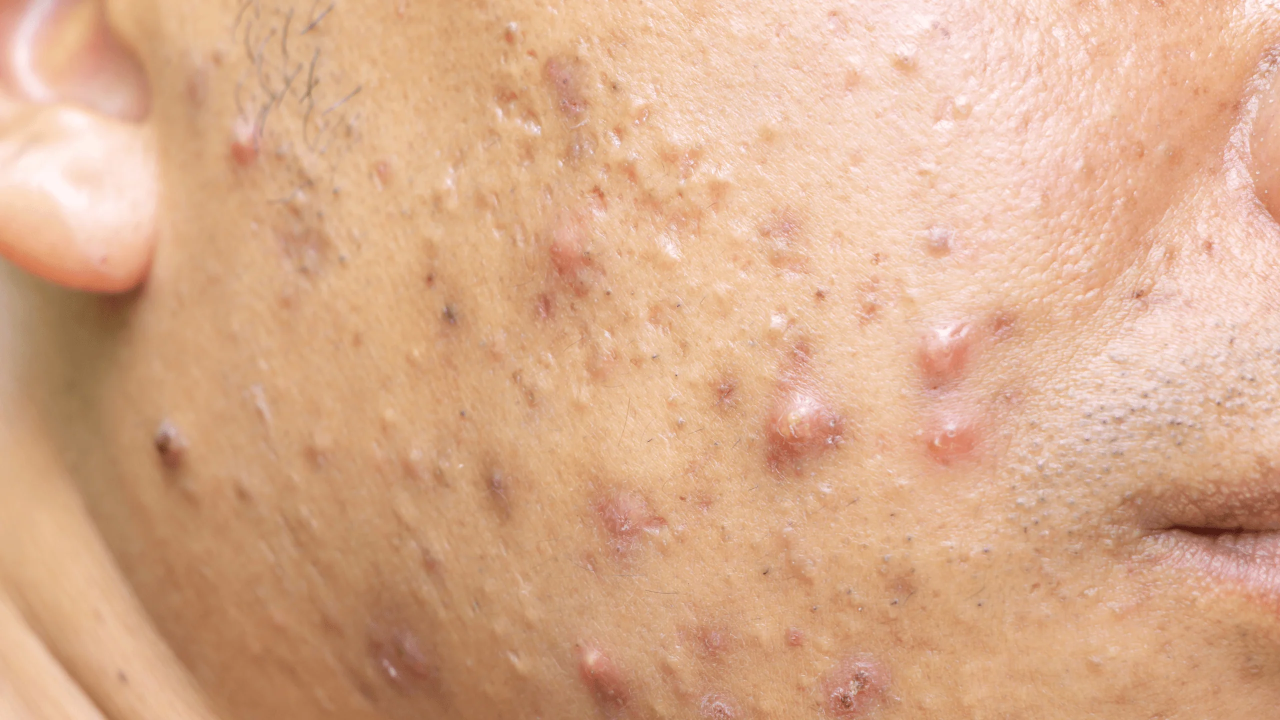
#> input picture dataset/test/acne/1.webp, 2560 x 1440 px (shown at 1/2 size); its folder holds only this picture in this run
$ python -i sklearn_features.py   (imports and definitions only)
#> lines starting #> are read from the running program, lines starting #| are printed output that depends on the picture; after the words box and inside, x2 and y2 are one past the last pixel; in counts of white or black regions, pixels touching at a corner belong together
#> further down, picture is the input picture: PIL image 2560x1440 RGB; mean R, G, B 217.1, 171.6, 139.6
from __future__ import annotations

from pathlib import Path

import numpy as np
from PIL import Image, ImageOps


IMAGE_EXTENSIONS = {".jpg", ".jpeg", ".png", ".webp", ".avif"}


def normalize_label(label: str) -> str:
    cleaned = label.lower().strip()
    if cleaned == "rash":
        return "rashes"
    return cleaned


def iter_images(split_dir: Path):
    for class_dir in sorted(path for path in split_dir.iterdir() if path.is_dir()):
        label = normalize_label(class_dir.name)
        for image_path in sorted(class_dir.iterdir()):
            if image_path.is_file() and image_path.suffix.lower() in IMAGE_EXTENSIONS:
                yield label, image_path


def _hist(values: np.ndarray, bins: int, value_range=(0.0, 1.0)) -> np.ndarray:
    hist, _ = np.histogram(values, bins=bins, range=value_range)
    hist = hist.astype(np.float32)
    total = hist.sum()
    return hist / total if total else hist


def _lbp_hist(gray: np.ndarray) -> np.ndarray:
    center = gray[1:-1, 1:-1]
    code = np.zeros_like(center, dtype=np.uint8)
    offsets = [
        (-1, -1),
        (-1, 0),
        (-1, 1),
        (0, 1),
        (1, 1),
        (1, 0),
        (1, -1),
        (0, -1),
    ]
    for bit, (dy, dx) in enumerate(offsets):
        neighbor = gray[1 + dy : gray.shape[0] - 1 + dy, 1 + dx : gray.shape[1] - 1 + dx]
        code |= ((neighbor >= center).astype(np.uint8) << bit)
    return _hist(code, bins=32, value_range=(0, 256))


def _edge_stats(gray: np.ndarray) -> np.ndarray:
    gy, gx = np.gradient(gray)
    magnitude = np.sqrt((gx * gx) + (gy * gy))
    angle = (np.arctan2(gy, gx) + np.pi) / (2 * np.pi)
    return np.concatenate(
        [
            np.array(
                [
                    float(magnitude.mean()),
                    float(magnitude.std()),
                    float(np.percentile(magnitude, 75)),
                    float(np.percentile(magnitude, 90)),
                ],
                dtype=np.float32,
            ),
            _hist(angle, bins=18),
        ]
    )


def _region_stats(rgb: np.ndarray, hsv: np.ndarray) -> np.ndarray:
    h, w, _ = rgb.shape
    regions = [
        (slice(0, h // 2), slice(0, w // 2)),
        (slice(0, h // 2), slice(w // 2, w)),
        (slice(h // 2, h), slice(0, w // 2)),
        (slice(h // 2, h), slice(w // 2, w)),
        (slice(h // 4, 3 * h // 4), slice(w // 4, 3 * w // 4)),
    ]
    features = []
    for ys, xs in regions:
        rgb_patch = rgb[ys, xs, :]
        hsv_patch = hsv[ys, xs, :]
        features.extend(rgb_patch.mean(axis=(0, 1)))
        features.extend(rgb_patch.std(axis=(0, 1)))
        features.extend(hsv_patch.mean(axis=(0, 1)))
        features.extend(hsv_patch.std(axis=(0, 1)))
    return np.asarray(features, dtype=np.float32)


def _channel_moments(values: np.ndarray) -> np.ndarray:
    flattened = values.reshape(-1, values.shape[-1])
    means = flattened.mean(axis=0)
    stds = flattened.std(axis=0)
    centered = flattened - means
    skew = np.mean(centered * centered * centered, axis=0) / np.maximum(stds**3, 1e-6)
    percentiles = np.percentile(flattened, [5, 25, 50, 75, 95], axis=0).reshape(-1)
    return np.concatenate([means, stds, skew, percentiles]).astype(np.float32)


def _skin_signal_stats(rgb: np.ndarray, hsv: np.ndarray) -> np.ndarray:
    red = rgb[:, :, 0]
    green = rgb[:, :, 1]
    blue = rgb[:, :, 2]
    hue = hsv[:, :, 0]
    saturation = hsv[:, :, 1]
    value = hsv[:, :, 2]
    redness = np.clip(red - ((green + blue) / 2.0), 0.0, 1.0)
    dark_area = (value < 0.35).astype(np.float32)
    saturated_area = (saturation > 0.45).astype(np.float32)

    return np.asarray(
        [
            float(redness.mean()),
            float(redness.std()),
            float(np.percentile(redness, 90)),
            float(saturation.mean()),
            float(np.percentile(saturation, 75)),
            float(np.percentile(saturation, 90)),
            float(dark_area.mean()),
            float(saturated_area.mean()),
            float(((hue > 0.92) | (hue < 0.08)).mean()),
        ],
        dtype=np.float32,
    )


def extract_features(image: Image.Image, include_advanced: bool = True) -> np.ndarray:
#> called with include_advanced = True
    image = ImageOps.exif_transpose(image).convert("RGB").resize((128, 128))
    hsv_image = image.convert("HSV")
#> hsv_image: PIL image 128x128 HSV; mean H, S, V 16.7, 92.7, 217.1
    gray_image = ImageOps.grayscale(image).resize((64, 64))
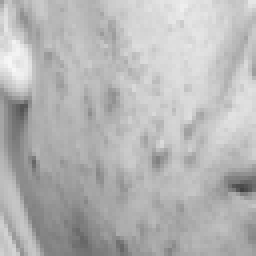
#> gray_image: PIL image 64x64 L (shown 4 times larger); min 65, max 247, mean 181.6

    rgb = np.asarray(image, dtype=np.float32) / 255.0
    hsv = np.asarray(hsv_image, dtype=np.float32) / 255.0
#> hsv: shape (128, 128, 3) float32; mean of channels 0, 1, 2 0.0656, 0.363, 0.851
    gray = np.asarray(gray_image, dtype=np.float32) / 255.0

    features = []
    for channel in range(3):
        features.append(_hist(rgb[:, :, channel], bins=32))
        features.append(_hist(hsv[:, :, channel], bins=32))
#> after the loop, features = 6 items

    center = rgb[32:96, 32:96, :]
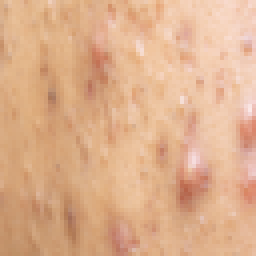
#> center: shape (64, 64, 3) float32 (shown 4 times larger); mean R, G, B 0.873, 0.69, 0.553
    for channel in range(3):
        features.append(_hist(center[:, :, channel], bins=24))
#> after the loop, features = 9 items

    features.append(_region_stats(rgb, hsv))
#> after the loop in _region_stats, `for ys, xs in regions:`:
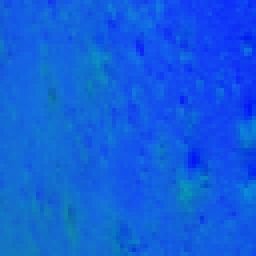
#> hsv_patch: shape (64, 64, 3) float32 (shown 4 times larger); mean R, G, B 0.0686, 0.368, 0.873
#> after the loop in _region_stats, `for ys, xs in regions:`: features = 60 values, max 0.938 at index 12, min 0.00747 at index 33, mean 0.314
    if include_advanced:
        features.append(_channel_moments(rgb))
#> in _channel_moments, `means = flattened.mean(axis=0)`: means = [0.851, 0.673, 0.548]
#> in _channel_moments, `stds = flattened.std(axis=0)`: stds = [0.0899, 0.11, 0.134]
#> in _channel_moments, `skew = np.mean(centered * centered * centered, axis=0) / np.maximum(st..`: skew = [-1.01, -0.421, 0.268]
#> in _channel_moments, `percentiles = np.percentile(flattened, [5, 25, 50, 75, 95], axis=0).re..`: percentiles = [0.675, 0.475, 0.333, 0.812, 0.612, 0.463, 0.863, 0.675, 0.529, 0.918, 0.749, 0.631, 0.969, 0.839, 0.784]
        features.append(_channel_moments(hsv))
        features.append(_skin_signal_stats(rgb, hsv))
#> in _skin_signal_stats, `dark_area = (value < 0.35).astype(np.float32)`: dark_area: shape (128, 128) float32; values 0 (black) and 1 (white), 0.02% white in thin lines or dots, all inside (x1, y1, x2, y2) = (119, 94, 122, 95)
#> in _skin_signal_stats, `saturated_area = (saturation > 0.45).astype(np.float32)`:
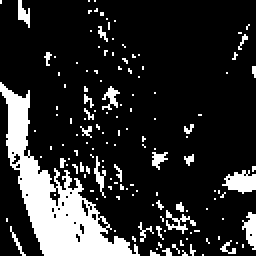
#> saturated_area: shape (128, 128) float32 (shown 2 times larger); values 0 (black) and 1 (white), 17% white; 142 white regions (131 under 20 px), largest, box (x1, y1, x2, y2) and area: (0, 41, 70, 128) 1798, (111, 85, 128, 97) 130, (121, 106, 128, 125) 82
    features.append(_lbp_hist(gray))
#> after the loop in _lbp_hist, `for bit, (dy, dx) in enumerate(offsets):`:
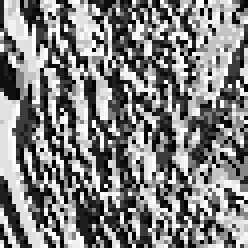
#> code: shape (62, 62) (shown 4 times larger); min 0, max 255, mean 128.3
    features.append(_edge_stats(gray))
#> in _edge_stats, `magnitude = np.sqrt((gx * gx) + (gy * gy))`:
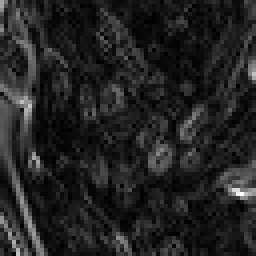
#> magnitude: shape (64, 64) float32 (shown 4 times larger); min 0, max 0.216, mean 0.0297; drawn with min black and max white
#> in _edge_stats, `angle = (np.arctan2(gy, gx) + np.pi) / (2 * np.pi)`:
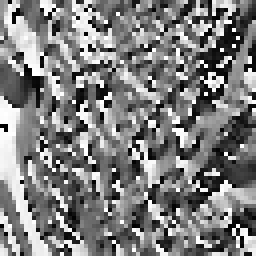
#> angle: shape (64, 64) float32 (shown 4 times larger); min 0.00442, max 1, mean 0.496

    vector = np.concatenate(features).astype(np.float32)
#> vector = 435 values, max 26.99 at index 354, min -1.01 at index 330, mean 0.179
    norm = np.linalg.norm(vector)
#> norm = 27.58
    return vector / norm if norm else vector

>>> from PIL import Image
>>> picture = Image.open('../../dataset/test/acne/1.webp')
>>> result = extract_features(picture)
#> result = 435 values, max 0.979 at index 354, min -0.0368 at index 330, mean 0.00649

$ run again, on dataset/test/acne/acne_test_002.jpg
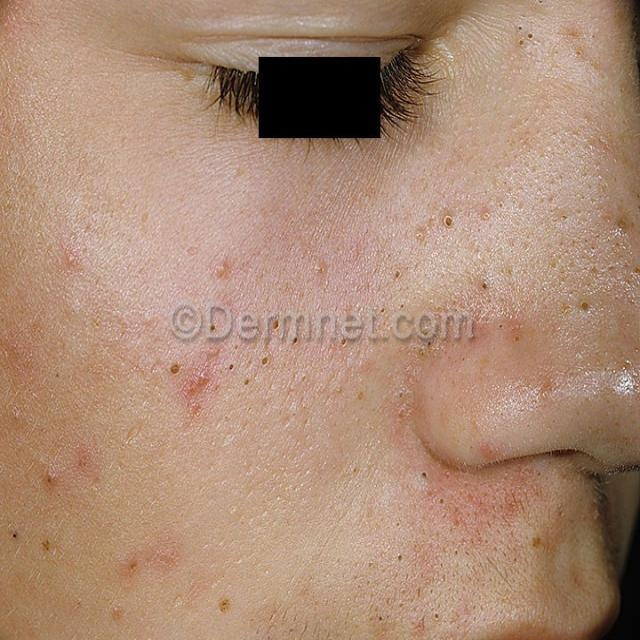
#> input picture dataset/test/acne/acne_test_002.jpg, 640 x 640 px
#> picture is the input picture: PIL image 640x640 RGB; mean R, G, B 172.2, 139.3, 118
#> hsv_image: PIL image 128x128 HSV; mean H, S, V 16.4, 81.1, 172.3
#> hsv: shape (128, 128, 3) float32; mean of channels 0, 1, 2 0.0641, 0.318, 0.676
#> after the loop in extract_features, `for channel in range(3):`: features = 6 items
#> after the loop in extract_features, `for channel in range(3):`: features = 9 items
#> after the loop in _region_stats, `for ys, xs in regions:`:
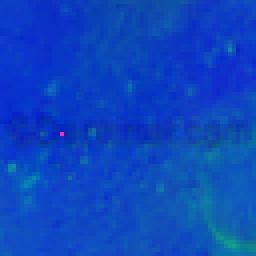
#> hsv_patch: shape (64, 64, 3) float32 (shown 4 times larger); mean R, G, B 0.0498, 0.275, 0.743
#> after the loop in _region_stats, `for ys, xs in regions:`: features = 60 values, max 0.743 at index 48, min 0.0193 at index 33, mean 0.282
#> means = [0.676, 0.546, 0.463]
#> stds = [0.153, 0.134, 0.134]
#> skew = [-2.94, -2.33, -1.5]
#> percentiles = [0.325, 0.239, 0.169, 0.663, 0.514, 0.408, 0.722, 0.584, 0.494, 0.757, 0.627, 0.553, 0.788, 0.671, 0.62]
#> dark_area: shape (128, 128) float32; values 0 (black) and 1 (white), 5.2% white; 5 white regions (2 under 20 px), largest, box (x1, y1, x2, y2) and area: (43, 9, 84, 28) 542, (117, 92, 128, 128) 277, (125, 0, 128, 16) 27
#> saturated_area: shape (128, 128) float32; values 0 (black) and 1 (white), 9.1% white; 68 white regions (60 under 20 px), largest, box (x1, y1, x2, y2) and area: (82, 80, 127, 128) 552, (60, 0, 94, 27) 227, (0, 64, 13, 104) 211
#> in _edge_stats, `angle = (np.arctan2(gy, gx) + np.pi) / (2 * np.pi)`:
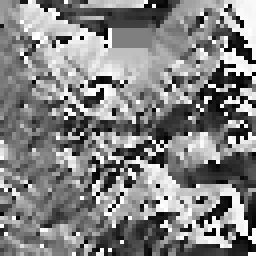
#> angle: shape (64, 64) float32 (shown 4 times larger); min 0.00175, max 1, mean 0.514
#> vector = 435 values, max 12.71 at index 354, min -2.94 at index 330, mean 0.118
#> norm = 14.43
#> result = 435 values, max 0.881 at index 354, min -0.204 at index 330, mean 0.00815
